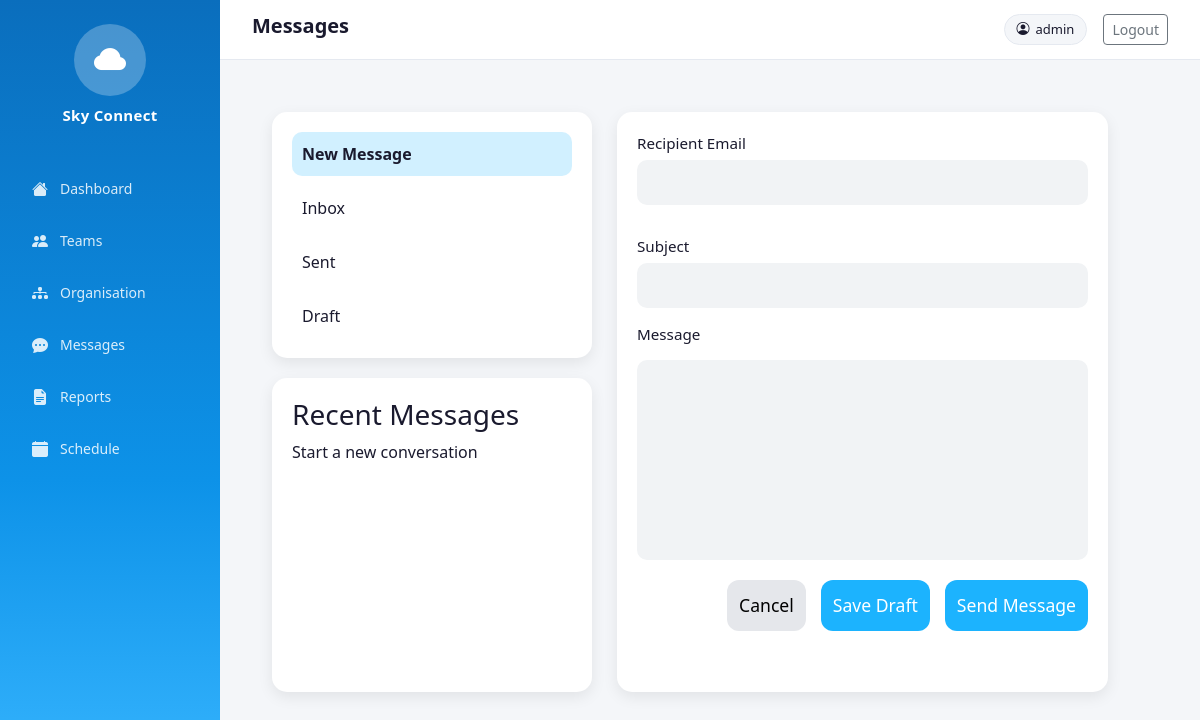
/messages/?message_id=6 (signed in), run on an earlier commit of the app's database.
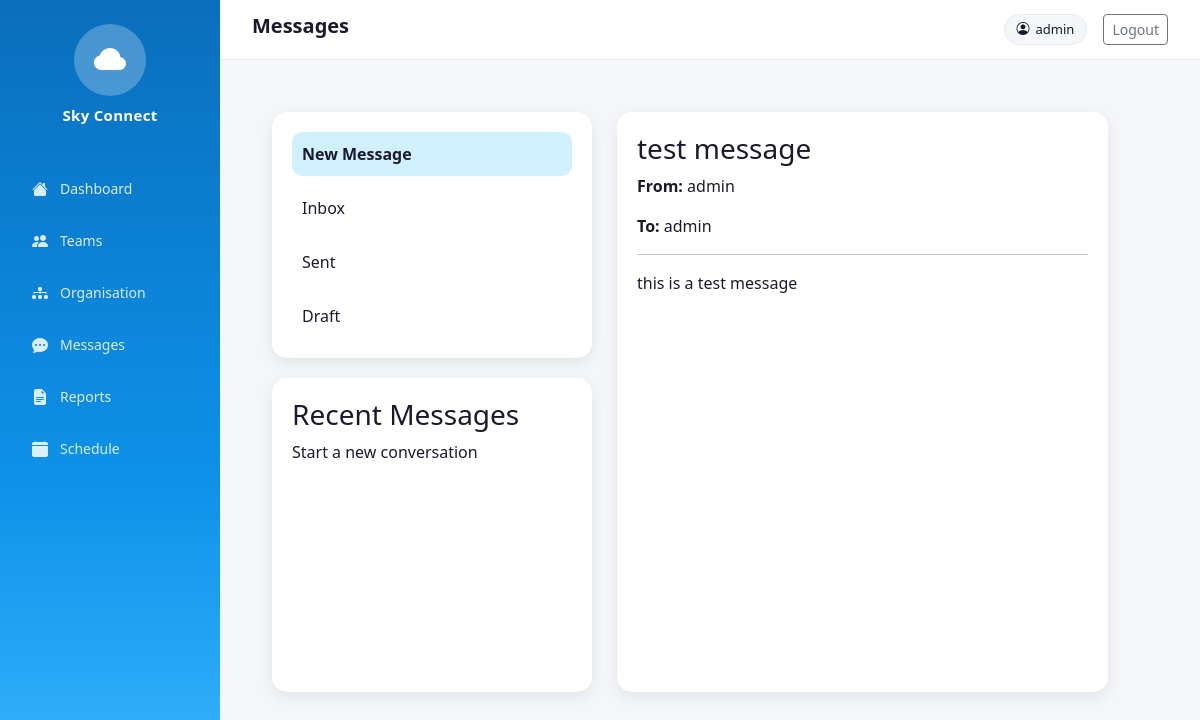
And on a later commit of the database.
### user_messages/models.py (models this page shows, shortened)
class user_messages(models.Model):
    sender = models.ForeignKey(
        User,
        on_delete=models.CASCADE,
        related_name='sent_messages'
    )
    receiver = models.ForeignKey(
        User,
        on_delete=models.CASCADE,
        related_name='received_messages',
        null=True,
        blank=True
    )
    subject = models.CharField(
        max_length=255,
        blank=True,
        null=True
    )
    body = models.TextField(
        blank=True,
        null=True
    )
    created_at = models.DateTimeField(auto_now_add=True)
    is_draft = models.BooleanField(default=False)

### user_messages/views.py (the view, shortened to what this page needs)
# urls.py: path('', messages_page, name='messages'),
@login_required
def messages_page(request):
    inbox = user_messages.objects.filter(receiver=request.user, is_draft=False)
    sent = user_messages.objects.filter(sender=request.user, is_draft=False)
    drafts = user_messages.objects.filter(sender=request.user, is_draft=True)
    message_id = request.GET.get("message_id")
    selected_message = None
    mode = "new"
    if message_id:
        selected_message = user_messages.objects.filter(id=message_id).first()
        if selected_message and (selected_message.sender == request.user or selected_message.receiver == request.user):
            if selected_message.is_draft and selected_message.sender == request.user:
                mode = "edit"
            else:
                mode = "view"
        else:
            selected_message = None
    return render(request, "MessagePage.html", {
        "inbox": inbox,
        "sent": sent,
        "drafts": drafts,
        "selected_message": selected_message,
        "mode": mode,
    })

### user_messages/templates/MessagePage.html (shortened to what this page needs)
{% extends 'base.html' %}
{% load static %}
{% block page_title %}<h1>Messages</h1>{% endblock %}
{% block content %}
<link rel="stylesheet" href="{% static 'css/Messages.css' %}">
<div class="messagesLayout">
    <div class="messagesLeft">
        <div class="messagesCard messagesMenuCard">
            <div class="messagesMenuList">
                <div class="messagesMenuItem activeTab" onclick="switchTab('new', event)">New Message</div>
                <div class="messagesMenuItem" onclick="switchTab('inbox', event)">Inbox</div>
                <div class="messagesMenuItem" onclick="switchTab('sent', event)">Sent</div>
                <div class="messagesMenuItem" onclick="switchTab('draft', event)">Draft</div>
            </div>
        </div>
        <div class="messagesCard">
            <div id="left-new" class="tabContent">
                <h3>Recent Messages</h3>
                <p>Start a new conversation</p>
            </div>
        </div>
    </div>
    <div class="messagesRight">
        <div id="right-new" class="messagesCard messagesFormCard tabContent">
            {% if mode == "view" %}
                <div>
                    <h3>{{ selected_message.subject }}</h3>
                    <p><strong>From:</strong> {{ selected_message.sender.username }}</p>
                    <p><strong>To:</strong> {{ selected_message.receiver.username }}</p>
                    <hr>
                    <p>{{ selected_message.body }}</p>
                </div>
            {% else %}
                <form method="POST">
                    <div class="messagesFormTop">
                        <div class="messagesField">
                            <label class="messagesLabel">Recipient Email</label>
                            <input type="email" name="receiver_email"
                                   value="{{ selected_message.receiver.email|default:'' }}"
                                   class="messagesInput">
                        </div>
                        <div class="messagesField">
                            <label class="messagesLabel">Subject</label>
                            <input type="text" name="subject"
                                   value="{{ selected_message.subject|default:'' }}"
                                   class="messagesInput">
                        </div>
                    </div>
                    <div class="messagesFormMiddle">
                        <label class="messagesLabel">Message</label>
                        <textarea name="body" class="messagesTextarea">{{ selected_message.body|default:'' }}</textarea>
                    </div>
                    <div class="messagesActions">
                        <button type="reset" class="messagesSecondaryBtn">Cancel</button>
                        <button type="submit"
                                name="action"
                                value="draft"
                                class="messagesPrimaryBtn"
                                onclick="removeRequired(); checkDraftEmpty(event)">
                            Save Draft
                        </button>
                        <button type="submit"
                                name="action"
                                value="send"
                                class="messagesPrimaryBtn"
                                onclick="addRequired()">
                            Send Message
                        </button>
                    </div>
                </form>
            {% endif %}
        </div>
    </div>
</div>
{% endblock %}

What changed in the data, as far as the page shows it:
added user_messages: subject "test message", sender.username "admin", receiver.username "admin", body "this is a test message"
Also different on the page:
text no longer shown: "Recipient Email Subject Message Cancel Save Draft Send Message"
text now shown: "From: To:"
